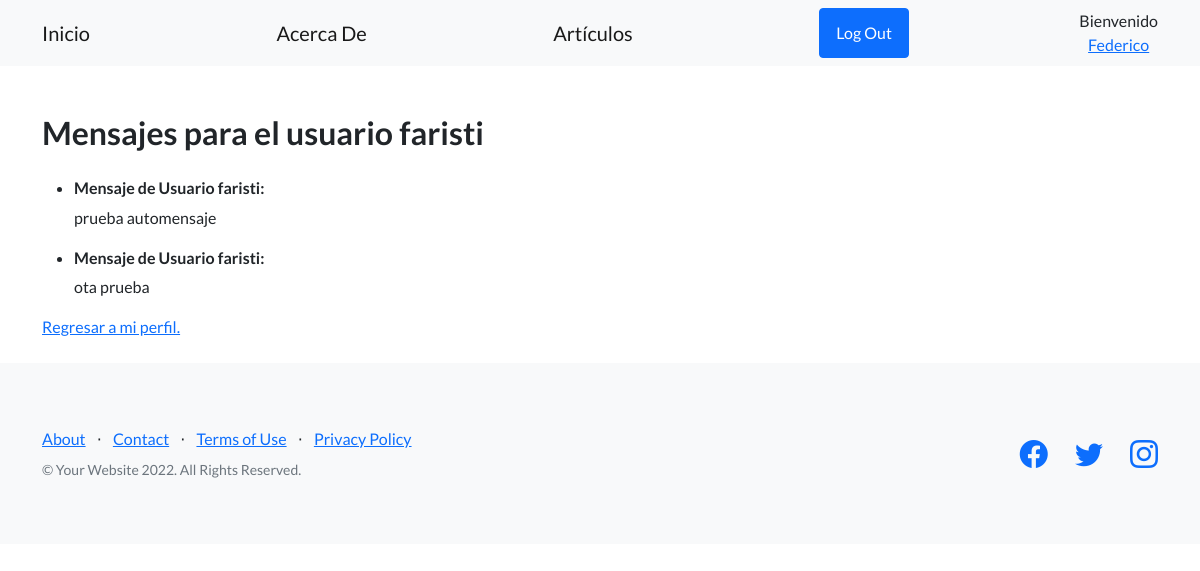
The app's page /mostrar_mensajes/ (signed in), older data.
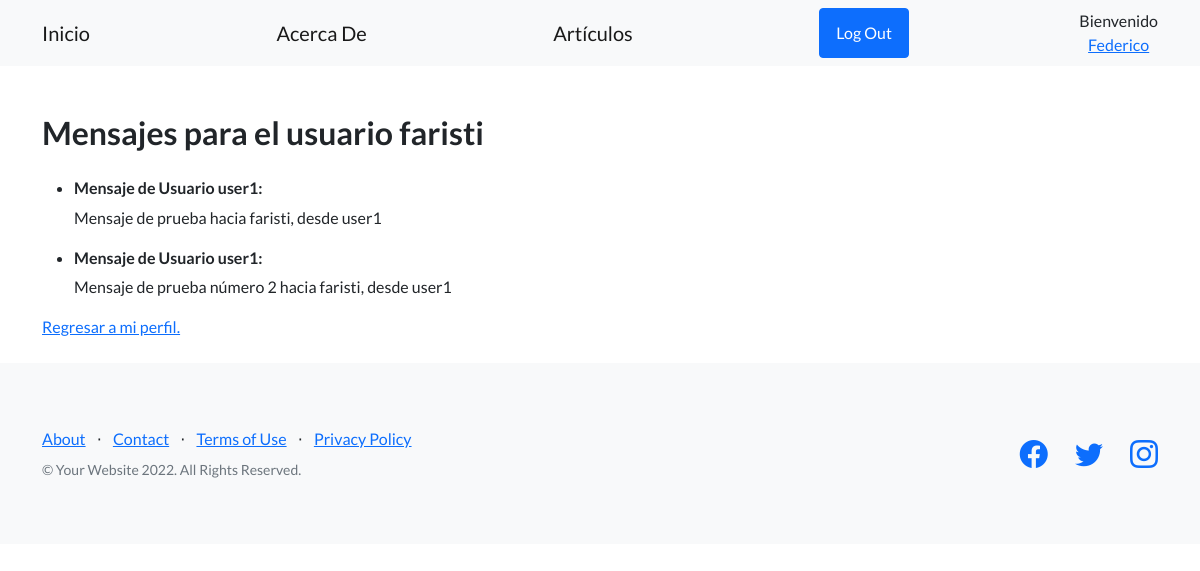
The same page, newer data.
### Mensajes/models.py (models this page shows)
class Mensaje(models.Model):
    remitente=models.CharField(max_length=40)
    destinatario=models.ForeignKey(User, on_delete=models.CASCADE)
    texto = models.TextField()

### Mensajes/views.py (the view)
# urls.py: path("mostrar_mensajes/", views.mostrar_mensajes, name="mostrar_mensajes"),
def mostrar_mensajes(request):
    mensajes = Mensaje.objects.filter(destinatario=request.user).all()
    return render(request, 'Mensajes/mostrar_mensajes.html', {'mensajes': mensajes})

### Mensajes/templates/Mensajes/mostrar_mensajes.html
{% extends 'Blog/encabezado.html' %}
{% load static %}
{% block contenidoQueCambia %}
<h2 class="mb-4">Mensajes para el usuario {{ user.username }}</h2>
<ul>
    {% for mensaje in mensajes %}
    <li>
        <h6>Mensaje de Usuario {{mensaje.remitente}}:</h6>
        <p>{{ mensaje.texto }}</p>
    </li>
    {% endfor %}
</ul>
<a href="{% url 'verPerfil' %}">Regresar a mi perfil.</a>
{% endblock %}

Row changes from the older to the newer data that the page shows:
no longer on this page (row edited): Mensaje: remitente "faristi", texto "prueba automensaje"
removed Mensaje: remitente "faristi", texto "ota prueba"
added Mensaje: remitente "user1", texto "Mensaje de prueba hacia faristi, desde user1"
added Mensaje: remitente "user1", texto "Mensaje de prueba número 2 hacia faristi, desde user1"
